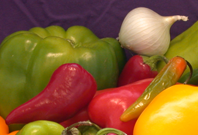
#> input picture images/onion.png, 198 x 135 px
$ python tuto41highpass_lowpass.py
#> lines starting #> are read from the running program, lines starting #| are printed output that depends on the picture
# -*- coding: utf-8 -*-
"""
Created on Fri Feb 10 15:45:09 2023

@author: MICRO
"""
import cv2
from matplotlib import pyplot as plt
import numpy as np

img=cv2.imread('images/onion.png',0)
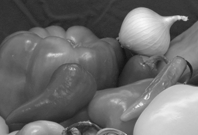
#> img: shape (135, 198); min 17, max 247, mean 107.2

dft=cv2.dft(np.float32(img),flags=cv2.DFT_COMPLEX_OUTPUT)

dft=np.fft.fftshift(dft) #shift to center

magnitude_spectrum = 20*np.log((cv2.magnitude(dft[:,:,0],dft[:,:,1]))+1) #to rise negative value
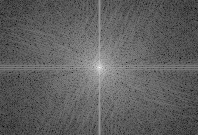
#> magnitude_spectrum: shape (135, 198) float32; min 28.31, max 297.4, mean 129.5; drawn with min black and max white


rows, cols = img.shape
#> rows = 135; cols = 198
crow, ccol = int(rows / 2), int(cols / 2)
#> crow = 67; ccol = 99

mask = np.ones((rows, cols, 2), np.uint8)
r = 20
center = [crow, ccol]
#> center = [67, 99]
x, y = np.ogrid[:rows, :cols]
#> x = 135 values from 0 to 134
mask_area = (x - center[0]) ** 2 + (y - center[1]) ** 2 <= r*r
mask[mask_area] = 0

#Create low pass filters mask
rows, cols = img.shape
crow, ccol = int(rows / 2), int(cols / 2)
mask = np.zeros((rows, cols, 2), np.uint8)
r = 100
center = [crow, ccol]
x, y = np.ogrid[:rows, :cols]
mask_area = (x - center[0]) ** 2 + (y - center[1]) ** 2 <= r*r
mask[mask_area] = 1

'''
# Band Pass Filter - Concentric circle mask, only the points living in concentric circle are ones
rows, cols = img.shape
crow, ccol = int(rows / 2), int(cols / 2)
mask = np.zeros((rows, cols, 2), np.uint8)
r_out = 80
r_in = 10
center = [crow, ccol]
x, y = np.ogrid[:rows, :cols]
mask_area = np.logical_and(((x - center[0]) ** 2 + (y - center[1]) ** 2 >= r_in ** 2),
                           ((x - center[0]) ** 2 + (y - center[1]) ** 2 <= r_out ** 2))
mask[mask_area] = 1
'''
fshift = dft * mask

#Get the magnitude spectrum (only for plotting purposes)
fshift_mask_mag = 20 * np.log(cv2.magnitude(fshift[:, :, 0], fshift[:, :, 1]))
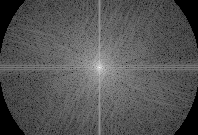
#> fshift_mask_mag: shape (135, 198) float32; 7.41% of the values are NaN or infinite; the others: min 38.02, max 297.4, mean 131.7; drawn with min black, max white, NaN and infinite black

#Inverse shift to shift origin back to top left.
f_ishift = np.fft.ifftshift(fshift)

#Inverse DFT to convert back to image domain from the frequency domain.
#Will be complex numbers
img_back = cv2.idft(f_ishift)

#Magnitude spectrum of the image domain
img_back = cv2.magnitude(img_back[:, :, 0], img_back[:, :, 1])


fig = plt.figure(figsize=(12, 12))
ax1 = fig.add_subplot(2,2,1)
ax1.imshow(img, cmap='gray')
ax1.title.set_text('Input Image')
ax2 = fig.add_subplot(2,2,2)
ax2.imshow(magnitude_spectrum, cmap='gray')
ax2.title.set_text('FFT of image')
ax3 = fig.add_subplot(2,2,3)
ax3.imshow(fshift_mask_mag, cmap='gray')
ax3.title.set_text('FFT + Mask')
ax4 = fig.add_subplot(2,2,4)
ax4.imshow(img_back, cmap='gray')
ax4.title.set_text('After inverse FFT')
plt.show()
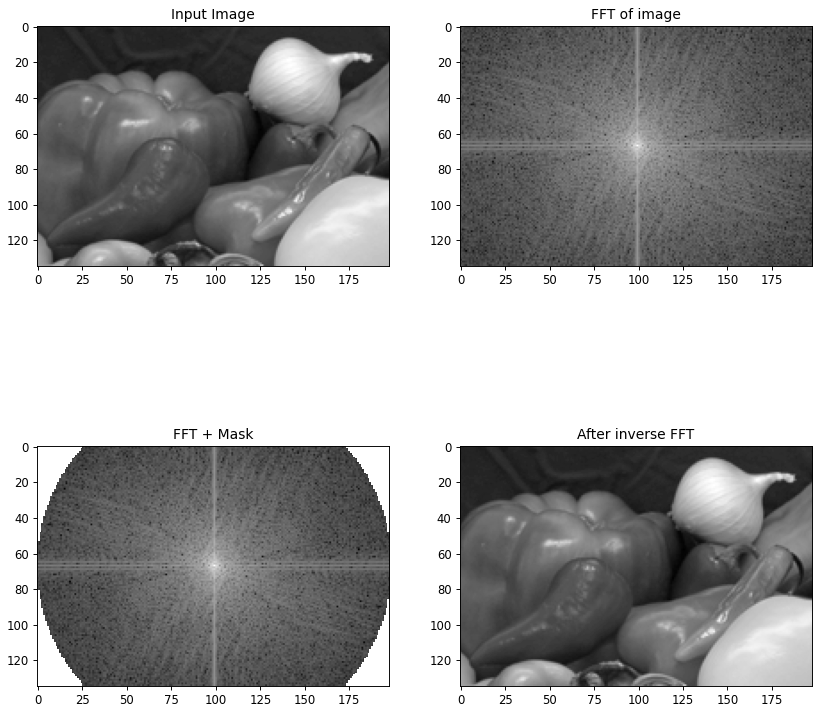
#> figure drawn by matplotlib, 4 panels

$ run again, with images/apple_noise.png copied over images/onion.png
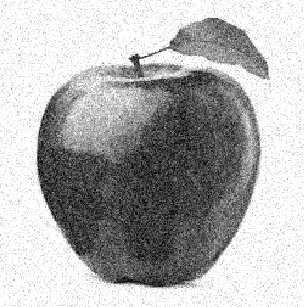
#> input picture images/apple_noise.png, 304 x 307 px
#> img is the input picture: shape (307, 304); min 0, max 255, mean 177
#> `fshift_mask_mag = 20 * np.log(cv2.magnitude(fshift[:, :, 0], fshift[:,..`:
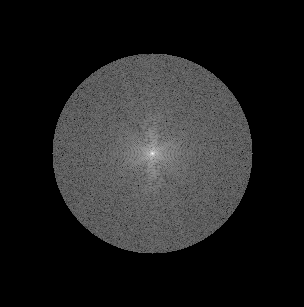
#> fshift_mask_mag: shape (307, 304) float32; 66.34% of the values are NaN or infinite; the others: min 81.75, max 332.4, mean 177.1; drawn with min black, max white, NaN and infinite black
#> `plt.show()`:
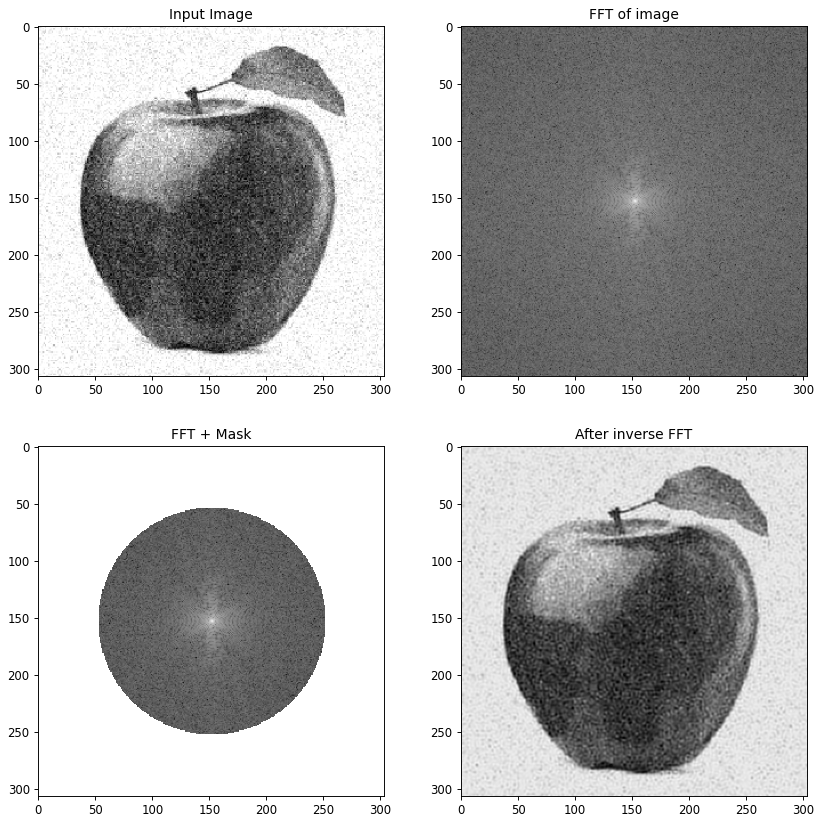
#> figure drawn by matplotlib, 4 panels

$ run again, with images/apple_pepper.png copied over images/onion.png
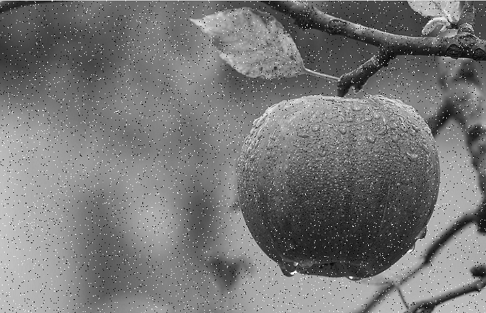
#> input picture images/apple_pepper.png, 486 x 313 px
#> img is the input picture: shape (313, 486); min 0, max 255, mean 119.4
#> `fshift_mask_mag = 20 * np.log(cv2.magnitude(fshift[:, :, 0], fshift[:,..`:
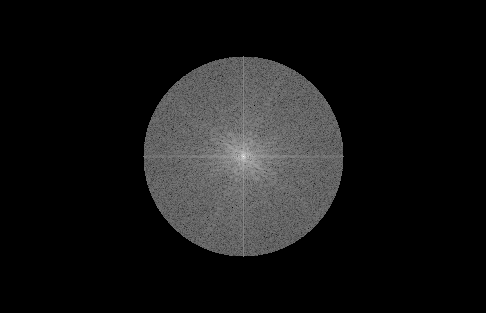
#> fshift_mask_mag: shape (313, 486) float32; 79.35% of the values are NaN or infinite; the others: min 73.45, max 334.3, mean 180.8; drawn with min black, max white, NaN and infinite black
#> `plt.show()`:
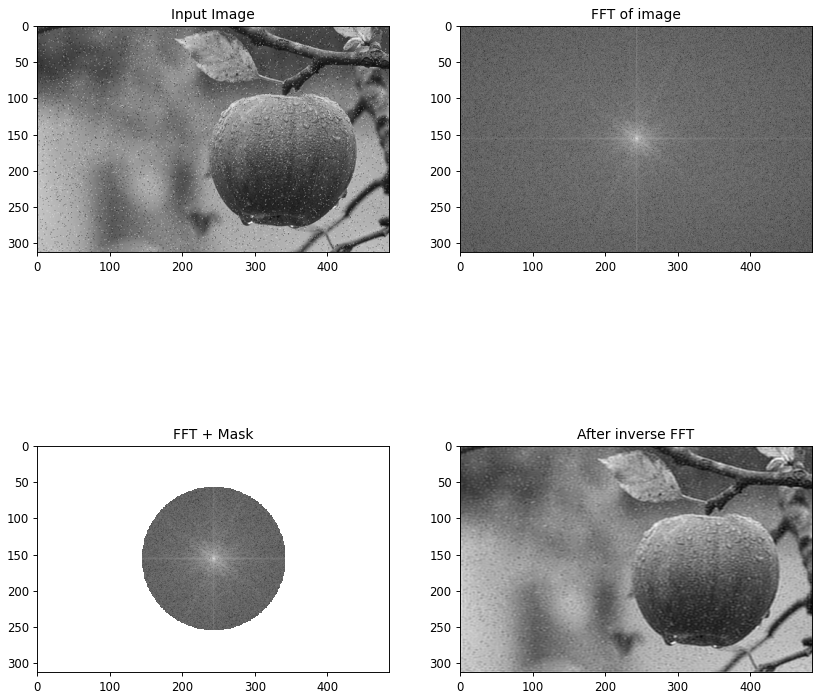
#> figure drawn by matplotlib, 4 panels
